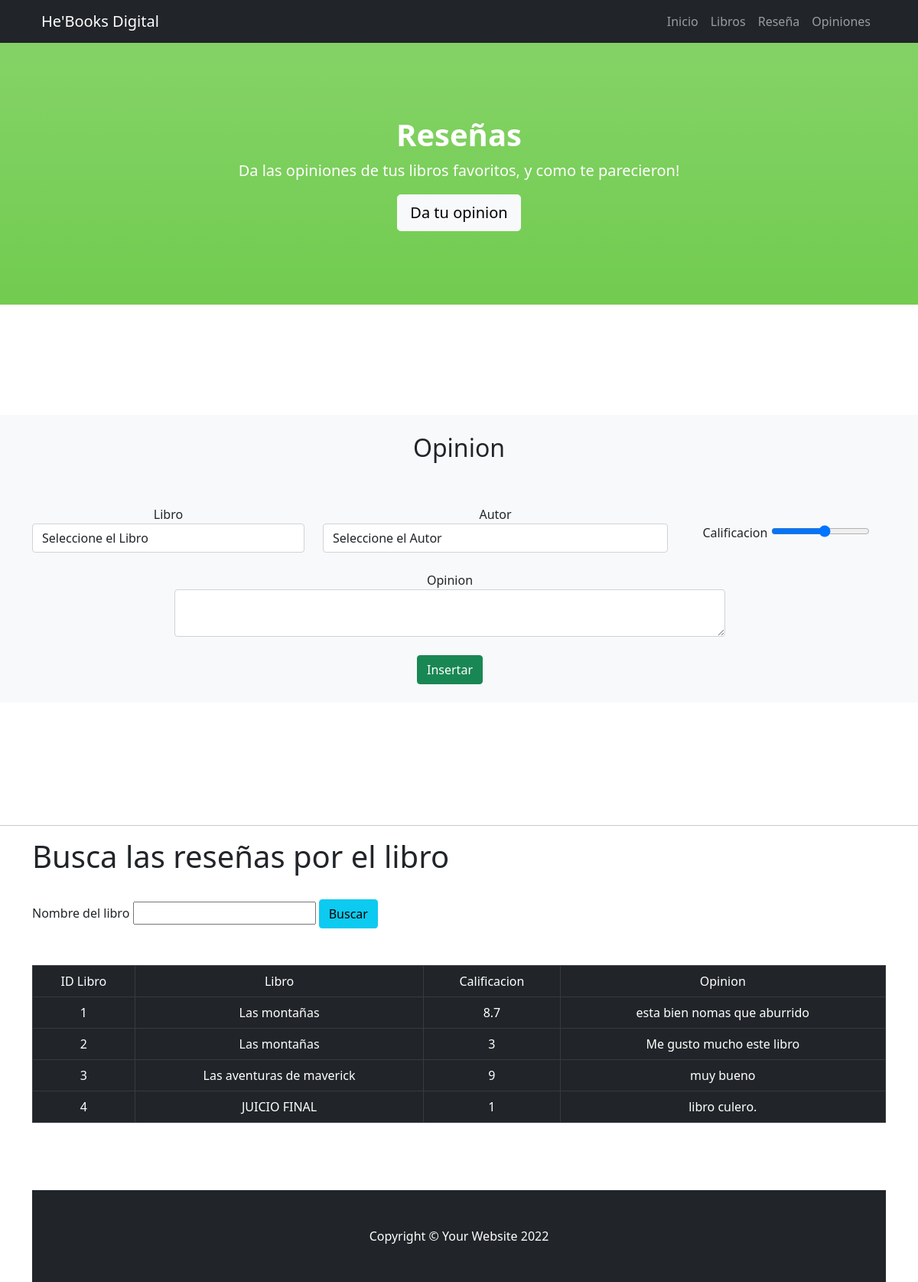
/resenas.php, run on the app's committed database.
### tables this page shows
CREATE TABLE `libros` (
  `IdLibro` int(11) NOT NULL,
  `NombreLib` varchar(50) NOT NULL,
  `LibroArch` varchar(100) NOT NULL,
  `imagen` varchar(100) NOT NULL,
  `Edicion` varchar(10) NOT NULL,
  `Categoria` int(11) NOT NULL,
  `Autor` int(11) NOT NULL
);

### bd/conexion_bd.php (called while the page is built)
<?PHP
class BD_PDO
{
	function Ejecutar_Instruccion($instruccion_sql)
	{
		$host = "localhost";
		$usr  = "root";
		$pwd  = "";
		$db   = "libreriabd";
		try {
				$conexion = new PDO("mysql:host=$host;dbname=$db;port='8080';",$usr,$pwd);
			}
		catch(PDOException $e)
			{
		      echo "Failed to get DB handle: " . $e->getMessage();
		      exit;
		    }
		 $query=$conexion->prepare($instruccion_sql);
		if(!$query)
		{
			return "Error al mostrar";
		}
		else
		{
			$query->execute();
			while ($result = $query->fetch())
			    {
			        $rows[] = $result;
			    }
		}
		return $rows;
	}
}
?>

### resenas.php (the view, shortened to what this page needs)
<!DOCTYPE html>
<html lang="en">
    <head>
        <link href="css/styles.css" rel="stylesheet" />
    </head>
    <body id="page-top">
<?php
require 'bd/conexion_bd.php';
 $obj = new BD_PDO();
         $registros = $obj->Ejecutar_Instruccion("select Id_rese, Libro, Calificacion, Opinion, NombreLib from reseñas
          inner JOIN libros on reseñas.libro = libros.IdLibro
          where NombreLib like '%".$_POST['txtbuscar']."%'");
 ?>
        <nav class="navbar navbar-expand-lg navbar-dark bg-dark fixed-top" id="mainNav">
            <div class="container px-4">
                <a class="navbar-brand" href="#page-top">He'Books Digital</a>
                <div class="collapse navbar-collapse" id="navbarResponsive">
                    <ul class="navbar-nav ms-auto">
                        <li class="nav-item"><a class="nav-link" href="index.php">Inicio</a></li>
                        <li class="nav-item"><a class="nav-link" href="VistaLibros.php">Libros</a></li>
                        <li class="nav-item"><a class="nav-link" href="#Reseña">Reseña</a></li>
                        <li class="nav-item"><a class="nav-link" href="#opiniones">Opiniones</a></li>
                    </ul>
                </div>
            </div>
        </nav>
        <header class="bg- bg-gradient text-white" style="background-color: #72CC50">
            <div class="container px-4 text-center">
                <h1 class="fw-bolder">Reseñas</h1>
                <p class="lead">Da las opiniones de tus libros favoritos, y como te parecieron!</p>
                <a class="btn btn-lg btn-light" href="#Reseña">Da tu opinion</a>
            </div>
        </header><br><br><br><br><br><br>
 <form action="resenas.php" class="bg-light" method="post" id="Reseña"><br>
  <div class="container" align="center" style="">
   <h2>Opinion</h2><br><br>
<div class="row">
<div class="col-md-4">
    <label>Libro</label>
    <select name="txtLibro" id="txtLibro" type="text" class="form-control">
  <option value="">Seleccione el Libro</option>
    </select>
</div>
<br>
<div class="col-md-5">
    <label>Autor</label>
    <select name="txtAutor" id="txtAutor" type="text" class="form-control">
  <option value="">Seleccione el Autor</option>
    </select>
</div>
<div class="col-md-3"><br>
    <label>Calificacion</label>
    <input type="range" name="txtCalif" id="txtCalif" class="" max="10" min="1" value="<?php echo @$resena_modificar[0]['Calificacion']; ?>"><br>
</div>
<br><br>
<div class="row">
    <div class="col-md-2"></div><br>
    <div class="col-md-8"><br>
    <label>Opinion</label>
    <textarea class="form-control" name="txtOpinion"><?php echo @$resena_modificar[0]['Opinion']; ?></textarea><br>
    </div>
    <div class="col-md-2"></div>
</div>
<br>
<div class="row">
    <div class="col-md-5"></div>
    <div class="col-md-2">
<input class="btn btn-success" type="submit" name="btninsertar" value="<?php
                        if (isset($_GET['id_modificar']))
                        {
                            echo 'Modificar';
                        }
                        else
                        {
                            echo 'Insertar';
                        }            ?>"></div>
 <div class="col-md-5"></div>
</div>
   </div>
  </div><br>
</form>
<br><br>
<br><br><br><br><hr>
 <form action="resenas.php.#buscar" method="post" class="container" id="opiniones">
        <h1>Busca las reseñas por el libro</h1>
        <br>
        <label>Nombre del libro</label>
        <input type="text" name="txtbuscar" id="txtbuscar">
        <input type="submit" name="btnbuscar" id="btnbuscar" value="Buscar" class="btn btn-info">
        <br><br><br>
        <div class="table-responsive">
        <table class="table table-bordered table-dark" style="border-radius: 20px;">
            <tr align="center">
                <td>ID Libro</td>
                <td>Libro</td>
                <td>Calificacion</td>
                <td>Opinion</td>
            </tr>
            <?php foreach ($registros as $renglon ) {  ?>
                <tr align="center">
                <td><?php echo $renglon['Id_rese']; ?></td>
                <td><?php echo $renglon['NombreLib']; ?></td>
                <td><?php echo $renglon['Calificacion']; ?></td>
                <td><?php echo $renglon['Opinion']; ?></td>
            </tr>
        <?php }?>
        </table>
        </form>
        <br><br><br>
            <footer class="py-5 bg-dark" id="fin">
                <div class="container px-4"><p class="m-0 text-center text-white">Copyright &copy; Your Website 2022</p></div>
            </footer>
    </body>
</html>

### data on the page
reseñas: Id_rese "1", Libro.NombreLib "Las montañas", Calificacion "8.7", Opinion "esta bien nomas que aburrido"
reseñas: Id_rese "2", Libro.NombreLib "Las montañas", Calificacion "3", Opinion "Me gusto mucho este libro"
reseñas: Id_rese "3", Libro.NombreLib "Las aventuras de maverick", Calificacion "9", Opinion "muy bueno"
reseñas: Id_rese "4", Libro.NombreLib "JUICIO FINAL", Calificacion "1", Opinion "libro culero."
